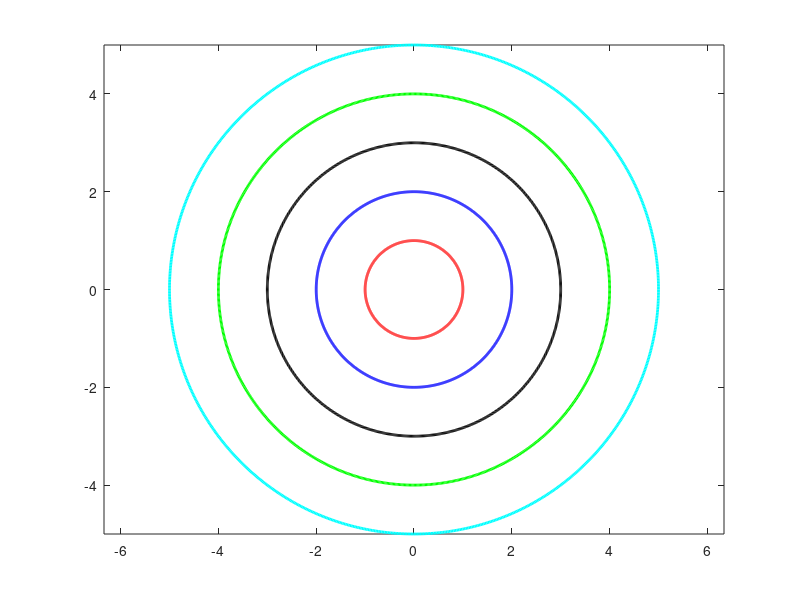

Write MATLAB code to recreate this figure.
t = linspace(0,2*pi,1000);
x = cos(t);
y = sin(t);

plot(1.*x,1.*y,"LineWidth",2,"Color","red");
hold on;
plot(2.*x,2.*y,"LineWidth",2,"Color","blue");
hold on;
plot(3.*x,3.*y,"LineWidth",2,"Color","black");
hold on;
plot(4.*x,4.*y,"LineWidth",2,"Color","green");
hold on;
plot(5.*x,5.*y,"LineWidth",2,"Color","cyan");
axis equal;